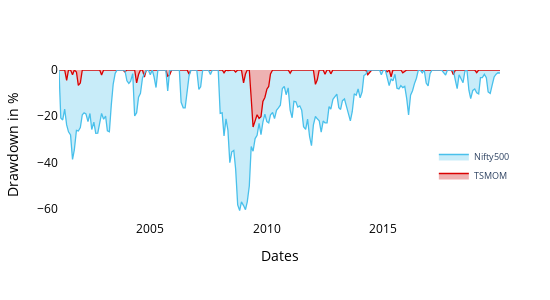
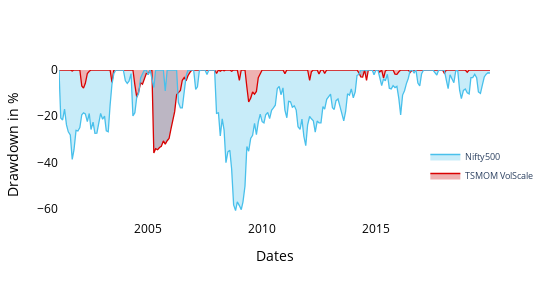

These figures' notebook cell, in order:
### Markdown cell above
## Plot the essentials!

- Drawdowns
- Monthly Returns Heatmap
- Cumulative Returns
- Annual Returns

### Code cell
# from importlib import reload
# reload(tsmom)
tsmom.underwater(strat_unlevered, nifty_m_rets,
                 width = 550, 
                 height = 300, 
                 online= False, 
                 range = [-65, 0],
                 plt_type= 'iplot', 
#                  filename= '/Users/Ravi/Desktop/Git/india-famafrench/docs/_static/IndUnderwaterUnLevered.html'
                )
tsmom.underwater(strat_levered, nifty_m_rets,
                 width = 550, 
                 height = 300, 
                 range = [-65, 0],
                 online= False, 
                 plt_type= 'iplot', 
#                  filename= '/Users/Ravi/Desktop/Git/india-famafrench/docs/_static/IndUnderwaterUnVol.html'
                )
# tsmom.underwater(nifty_m_rets, 
#                  width = 550, 
#                  height = 250, 
#                  online= False, 
#                  plt_type= 'plot', 
#                  filename= 'UnderwaterNSE500.html')
# tsmom.underwater(ew, plt_type= 'plot', filename= 'UnderwaterEW.html')

### Figure 1 — Plotly figure (JSON) as saved in the notebook; plotly's stock layout.template omitted (floating-point values rounded to 4 significant figures; data arrays with more than 128 entries replaced by an {"elided": "..."} marker saying what was removed)
{"data": [{"fill": "tonexty", "fillcolor": "rgba(200 2, 2, 0.3)", "line": {"color": "rgba(217, 2, 2, 1)", "dash": "solid", "width": 1.3}, "mode": "lines", "name": "TSMOM", "type": "scatter", "x": {"elided": "228 str values"}, "y": {"elided": "228 float values"}}, {"fill": "tonexty", "fillcolor": "rgba(73, 192, 235, 0.3)", "line": {"color": "rgba(73, 192, 235, 1)", "dash": "solid", "width": 1.3}, "mode": "lines", "name": "Nifty500", "type": "scatter", "x": {"elided": "228 str values"}, "y": {"elided": "228 float values"}}], "layout": {"height": 300, "hovermode": "x unified", "legend": {"bgcolor": "white", "font": {"size": 9}, "x": 0.85, "y": 0.2}, "margin": {"b": 80, "l": 50, "pad": 0, "r": 50, "t": 70}, "paper_bgcolor": "white", "plot_bgcolor": "white", "width": 550, "xaxis": {"color": "black", "hoverformat": "%A, %b %d %Y ", "showgrid": false, "showticklabels": true, "title": {"text": "Dates"}, "zeroline": true}, "yaxis": {"color": "black", "range": [-65, 0], "showgrid": false, "showticklabels": true, "title": {"text": "Drawdown in %"}, "zeroline": true}}}

### Figure 2 — Plotly figure (JSON) as saved in the notebook; plotly's stock layout.template omitted (floating-point values rounded to 4 significant figures; data arrays with more than 128 entries replaced by an {"elided": "..."} marker saying what was removed)
{"data": [{"fill": "tonexty", "fillcolor": "rgba(200 2, 2, 0.3)", "line": {"color": "rgba(217, 2, 2, 1)", "dash": "solid", "width": 1.3}, "mode": "lines", "name": "TSMOM VolScale", "type": "scatter", "x": {"elided": "228 str values"}, "y": {"elided": "228 float values"}}, {"fill": "tonexty", "fillcolor": "rgba(73, 192, 235, 0.3)", "line": {"color": "rgba(73, 192, 235, 1)", "dash": "solid", "width": 1.3}, "mode": "lines", "name": "Nifty500", "type": "scatter", "x": {"elided": "228 str values"}, "y": {"elided": "228 float values"}}], "layout": {"height": 300, "hovermode": "x unified", "legend": {"bgcolor": "white", "font": {"size": 9}, "x": 0.85, "y": 0.2}, "margin": {"b": 80, "l": 50, "pad": 0, "r": 50, "t": 70}, "paper_bgcolor": "white", "plot_bgcolor": "white", "width": 550, "xaxis": {"color": "black", "hoverformat": "%A, %b %d %Y ", "showgrid": false, "showticklabels": true, "title": {"text": "Dates"}, "zeroline": true}, "yaxis": {"color": "black", "range": [-65, 0], "showgrid": false, "showticklabels": true, "title": {"text": "Drawdown in %"}, "zeroline": true}}}
